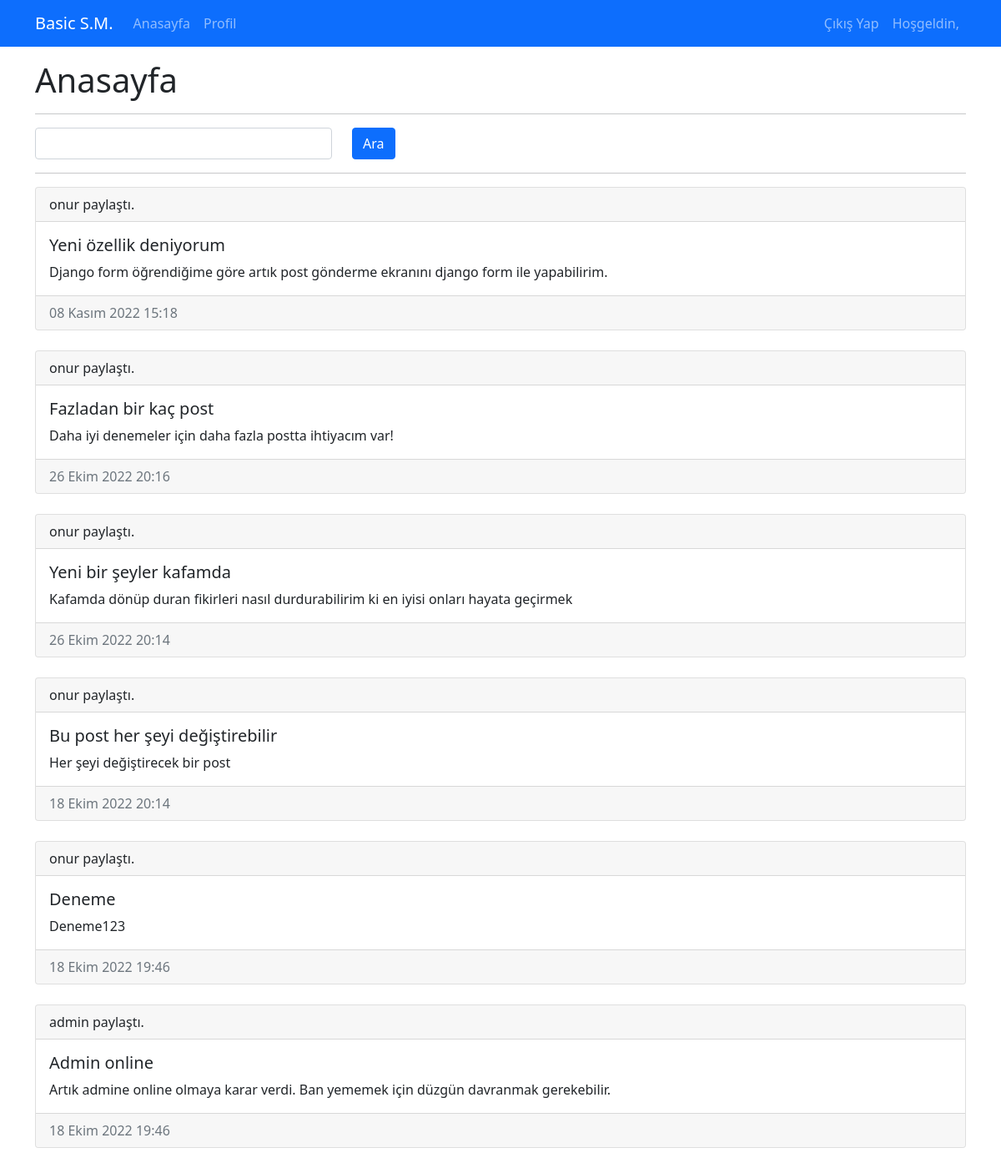
The app's page / (signed in) with its own data.
### feed/models.py (models this page shows, shortened)
class UserPost(models.Model):
    title = models.CharField(max_length=150)
    post_text = models.TextField()
    post_date = models.DateTimeField(default=timezone.now)
    owner = models.ForeignKey(User, on_delete=models.CASCADE)

### core/views.py (the view)
# urls.py: path("", views.index, name="home"),
def index(request):
    template = "core/index.html"
    if 'q' in request.GET and request.GET.get('q'):
        q = request.GET['q']
        all_post = UserPost.objects.filter(Q(title__contains=q) | Q(post_text__contains=q)).order_by('-post_date')
    else:
        all_post = UserPost.objects.all().order_by('-post_date')
    context = {
        "all_post" : all_post
    }
    return render(request, template, context)

### core/templates/core/index.html (shortened to what this page needs)
{% extends 'base.html' %}
{% load static %}
{% block css_files %}
    <link rel="stylesheet" href="{% static 'core/css/style.css' %}">
{% endblock %}
{% block content %}
    <div class="container mt-3">
        <div class="row">
            <div class="col-12">
                <h1>Anasayfa</h1>
                <hr>
                <form action="" method="GET">
                    <div class="row">
                        <div class="col-4">
                            <input type="text" class="form-control" name="q">
                        </div>
                        <div class="col">
                            <button type="submit" class="btn btn-primary">Ara</button>
                        </div>
                    </div>
                </form>
                <hr>
                {% include 'feed/partials/_get_post.html' %}
            </div>
        </div>
    </div>
{% endblock %}

### feed/templates/feed/partials/_get_post.html
{% if all_post|length > 0 %}
    {% for post in all_post%}
    <div class="card">
        <div class="card-header">
            {{post.owner.username}} paylaştı.
        </div>
        <div class="card-body">
            <h5 class="card-title">{{post.title}}</h5>
            <p class="card-text">{{post.post_text}}</p>
        </div>
        <div class="card-footer text-muted">
            {{post.post_date}}
        </div>
    </div>
    <br>
    {% endfor %}
{% endif %}

### records on screen
UserPost: owner.username "onur", title "Yeni özellik deniyorum", post_text "Django form öğrendiğime göre artık post gönderme ekranını django form ile yapabilirim.", post_date "08 Kasım 2022 15:18"
UserPost: owner.username "onur", title "Fazladan bir kaç post", post_text "Daha iyi denemeler için daha fazla postta ihtiyacım var!", post_date "26 Ekim 2022 20:16"
UserPost: owner.username "onur", title "Yeni bir şeyler kafamda", post_text "Kafamda dönüp duran fikirleri nasıl durdurabilirim ki en iyisi onları hayata geçirmek", post_date "26 Ekim 2022 20:14"
UserPost: owner.username "onur", title "Bu post her şeyi değiştirebilir", post_text "Her şeyi değiştirecek bir post", post_date "18 Ekim 2022 20:14"
UserPost: owner.username "onur", title "Deneme", post_text "Deneme123", post_date "18 Ekim 2022 19:46"
UserPost: owner.username "admin", title "Admin online", post_text "Artık admine online olmaya karar verdi. Ban yememek için düzgün davranmak gerekebilir.", post_date "18 Ekim 2022 19:46"
